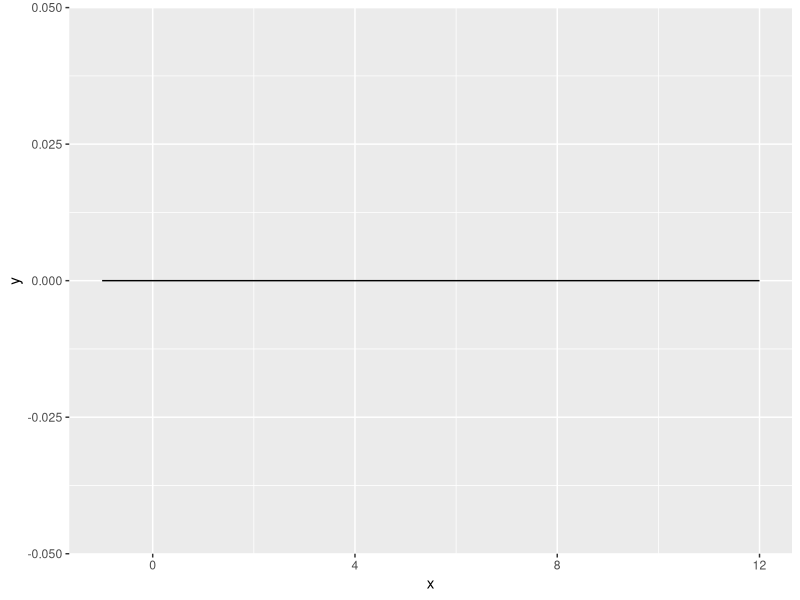
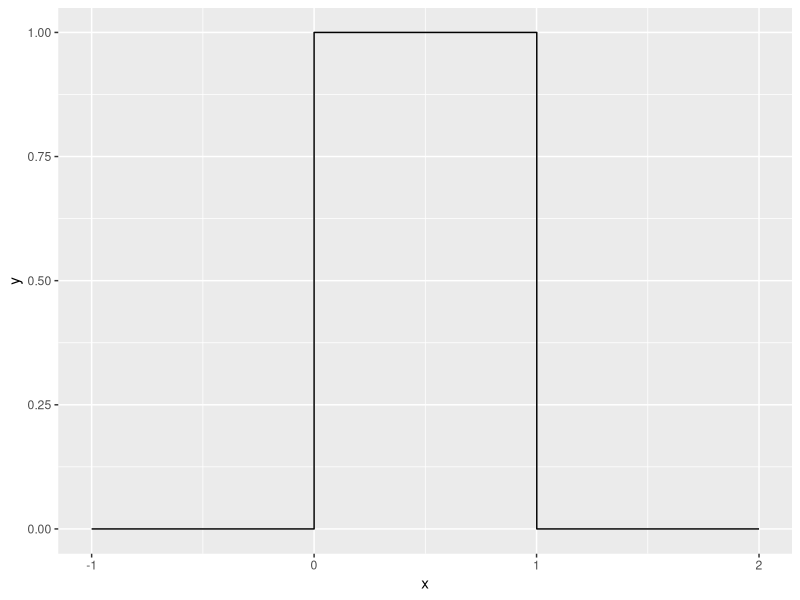

Write the R code that produced these figures, in order.
## ---- chunk 1
knitr::opts_chunk$set(echo = TRUE)
library(tidyverse)
library(microbenchmark)
## ---- chunk 2
duniform <- function(x, a, b){
  if(x >= a & x <= b){
    return(1/(b - a))
  }else{
    return(0)
  }
}

duniform(1, 2, 3)
duniform(2, 1, 3)
duniform(4, 1, 3)
## ---- chunk 3
duniform <- function(x, a, b){
  output <- NULL
  for(i in 1:length(x)){
    if(x[i] >= a & x[i] <= b){
      output <- 1/(b-a)
    }else{
      output <- 0
    }
  }
  return(output)
}

data.frame( x=seq(-1, 12, by=.001) ) %>%
  mutate( y = duniform(x, 4, 8) ) %>%
  ggplot( aes(x=x, y=y) ) +
  geom_step()
## ---- chunk 4
microbenchmark::microbenchmark( duniform( seq(-4,12,by=.0001), 4, 8), times=100)
## ---- chunk 5
duniform <- function(x, a, b){
  ifelse(x >= a & x <= b, 1/(b-a), 0)
}
microbenchmark::microbenchmark( duniform( seq(-4,12,by=.0001), 4, 8), times=100)
## ---- chunk 6
duniform <- function(x, a = 0, b = 1){
  ifelse(x >= a & x <= b, 1/(b-a), 0)
}
data.frame( x = seq(-1, 2, by = .001) ) %>%
  mutate( y = duniform(x) ) %>%
  ggplot( aes(x = x, y = y) ) +
  geom_step()
## ---- chunk 7
standardize <- function(x){
  z <- (x - mean(x))/sd(x)
  return(z)
}
## ---- chunk 8
data(iris)
iris.z <- iris %>%
  mutate(across(where(is.numeric), standardize))
## ---- chunk 9
fizzbuzz <- function(n){
  output <- character(n)          
  for(i in 1:n){
    if(i %% 15 == 0){               
      output[i] <- "Fizz-Buzz"
    }else if(i %% 3 == 0){
      output[i] <- "Fizz"
    }else if(i %% 5 == 0){
      output[i] <- "Buzz"
    }else{
      output[i] <- as.character(i)  
    }
  }
  return(output)
}
